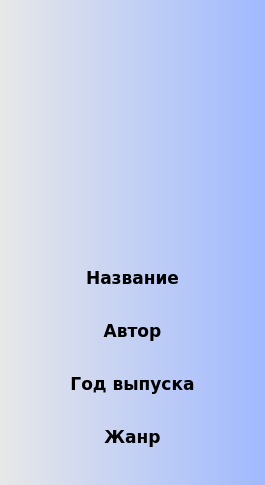
<?xml version="1.0" encoding="UTF-8"?>
<ui version="4.0">
 <class>Form</class>
 <widget class="QWidget" name="Form">
  <property name="geometry">
   <rect>
    <x>0</x>
    <y>0</y>
    <width>265</width>
    <height>477</height>
   </rect>
  </property>
  <property name="maximumSize">
   <size>
    <width>265</width>
    <height>477</height>
   </size>
  </property>
  <property name="windowTitle">
   <string>Информация о книге</string>
  </property>
  <property name="windowIcon">
   <iconset>
    <normaloff>info.png</normaloff>info.png</iconset>
  </property>
  <property name="styleSheet">
   <string notr="true">#Form {
	background-color: qlineargradient(spread:pad, x1:0, y1:0, x2:1, y2:0, stop:0 rgba(232, 232, 232, 255), stop:1 rgba(160, 185, 255, 255));
}</string>
  </property>
  <layout class="QVBoxLayout" name="verticalLayout">
   <item>
    <widget class="QLabel" name="preview">
     <property name="sizePolicy">
      <sizepolicy hsizetype="Preferred" vsizetype="Expanding">
       <horstretch>0</horstretch>
       <verstretch>0</verstretch>
      </sizepolicy>
     </property>
     <property name="minimumSize">
      <size>
       <width>0</width>
       <height>251</height>
      </size>
     </property>
     <property name="maximumSize">
      <size>
       <width>340</width>
       <height>251</height>
      </size>
     </property>
     <property name="text">
      <string/>
     </property>
     <property name="scaledContents">
      <bool>true</bool>
     </property>
    </widget>
   </item>
   <item>
    <widget class="QLabel" name="text1">
     <property name="sizePolicy">
      <sizepolicy hsizetype="Preferred" vsizetype="Minimum">
       <horstretch>0</horstretch>
       <verstretch>0</verstretch>
      </sizepolicy>
     </property>
     <property name="minimumSize">
      <size>
       <width>0</width>
       <height>0</height>
      </size>
     </property>
     <property name="font">
      <font>
       <family>Verdana</family>
       <pointsize>13</pointsize>
       <weight>75</weight>
       <bold>true</bold>
      </font>
     </property>
     <property name="text">
      <string>Название</string>
     </property>
     <property name="alignment">
      <set>Qt::AlignBottom|Qt::AlignHCenter</set>
     </property>
    </widget>
   </item>
   <item>
    <widget class="QLabel" name="bookTitle">
     <property name="sizePolicy">
      <sizepolicy hsizetype="Preferred" vsizetype="Minimum">
       <horstretch>0</horstretch>
       <verstretch>0</verstretch>
      </sizepolicy>
     </property>
     <property name="minimumSize">
      <size>
       <width>0</width>
       <height>0</height>
      </size>
     </property>
     <property name="font">
      <font>
       <family>Verdana</family>
       <pointsize>13</pointsize>
      </font>
     </property>
     <property name="text">
      <string/>
     </property>
     <property name="alignment">
      <set>Qt::AlignCenter</set>
     </property>
    </widget>
   </item>
   <item>
    <widget class="QLabel" name="text2">
     <property name="sizePolicy">
      <sizepolicy hsizetype="Preferred" vsizetype="Minimum">
       <horstretch>0</horstretch>
       <verstretch>0</verstretch>
      </sizepolicy>
     </property>
     <property name="minimumSize">
      <size>
       <width>0</width>
       <height>0</height>
      </size>
     </property>
     <property name="font">
      <font>
       <family>Verdana</family>
       <pointsize>13</pointsize>
       <weight>75</weight>
       <bold>true</bold>
      </font>
     </property>
     <property name="text">
      <string>Автор</string>
     </property>
     <property name="alignment">
      <set>Qt::AlignBottom|Qt::AlignHCenter</set>
     </property>
    </widget>
   </item>
   <item>
    <widget class="QLabel" name="bookAuthor">
     <property name="sizePolicy">
      <sizepolicy hsizetype="Preferred" vsizetype="Minimum">
       <horstretch>0</horstretch>
       <verstretch>0</verstretch>
      </sizepolicy>
     </property>
     <property name="minimumSize">
      <size>
       <width>0</width>
       <height>0</height>
      </size>
     </property>
     <property name="font">
      <font>
       <family>Verdana</family>
       <pointsize>13</pointsize>
      </font>
     </property>
     <property name="text">
      <string/>
     </property>
     <property name="alignment">
      <set>Qt::AlignCenter</set>
     </property>
    </widget>
   </item>
   <item>
    <widget class="QLabel" name="text3">
     <property name="sizePolicy">
      <sizepolicy hsizetype="Preferred" vsizetype="Minimum">
       <horstretch>0</horstretch>
       <verstretch>0</verstretch>
      </sizepolicy>
     </property>
     <property name="minimumSize">
      <size>
       <width>0</width>
       <height>0</height>
      </size>
     </property>
     <property name="font">
      <font>
       <family>Verdana</family>
       <pointsize>13</pointsize>
       <weight>75</weight>
       <bold>true</bold>
      </font>
     </property>
     <property name="text">
      <string>Год выпуска</string>
     </property>
     <property name="alignment">
      <set>Qt::AlignBottom|Qt::AlignHCenter</set>
     </property>
    </widget>
   </item>
   <item>
    <widget class="QLabel" name="bookReleaseYear">
     <property name="sizePolicy">
      <sizepolicy hsizetype="Preferred" vsizetype="Minimum">
       <horstretch>0</horstretch>
       <verstretch>0</verstretch>
      </sizepolicy>
     </property>
     <property name="minimumSize">
      <size>
       <width>0</width>
       <height>0</height>
      </size>
     </property>
     <property name="font">
      <font>
       <family>Verdana</family>
       <pointsize>13</pointsize>
      </font>
     </property>
     <property name="text">
      <string/>
     </property>
     <property name="alignment">
      <set>Qt::AlignCenter</set>
     </property>
    </widget>
   </item>
   <item>
    <widget class="QLabel" name="text4">
     <property name="sizePolicy">
      <sizepolicy hsizetype="Preferred" vsizetype="Minimum">
       <horstretch>0</horstretch>
       <verstretch>0</verstretch>
      </sizepolicy>
     </property>
     <property name="minimumSize">
      <size>
       <width>0</width>
       <height>0</height>
      </size>
     </property>
     <property name="font">
      <font>
       <family>Verdana</family>
       <pointsize>13</pointsize>
       <weight>75</weight>
       <bold>true</bold>
      </font>
     </property>
     <property name="text">
      <string>Жанр</string>
     </property>
     <property name="alignment">
      <set>Qt::AlignBottom|Qt::AlignHCenter</set>
     </property>
    </widget>
   </item>
   <item>
    <widget class="QLabel" name="bookGenre">
     <property name="sizePolicy">
      <sizepolicy hsizetype="Preferred" vsizetype="Minimum">
       <horstretch>0</horstretch>
       <verstretch>0</verstretch>
      </sizepolicy>
     </property>
     <property name="minimumSize">
      <size>
       <width>0</width>
       <height>0</height>
      </size>
     </property>
     <property name="font">
      <font>
       <family>Verdana</family>
       <pointsize>13</pointsize>
      </font>
     </property>
     <property name="text">
      <string/>
     </property>
     <property name="alignment">
      <set>Qt::AlignCenter</set>
     </property>
    </widget>
   </item>
  </layout>
 </widget>
 <resources/>
 <connections/>
</ui>
